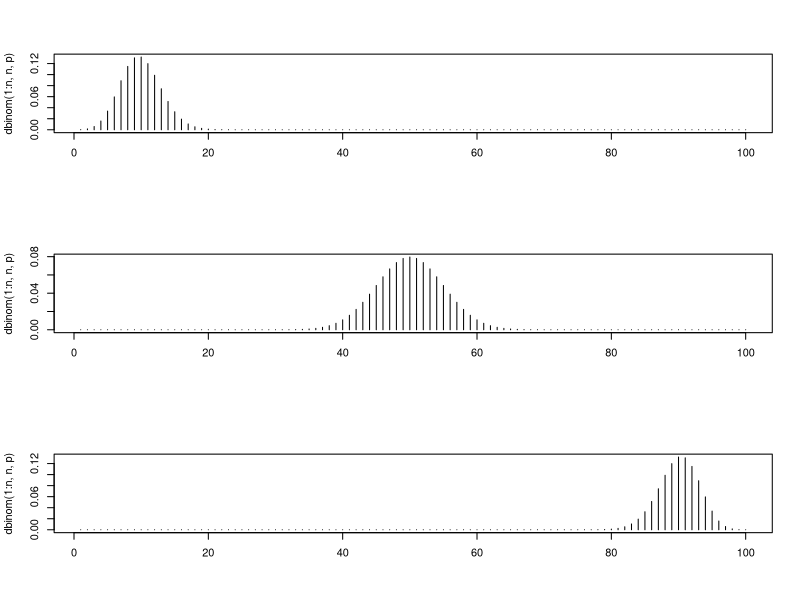
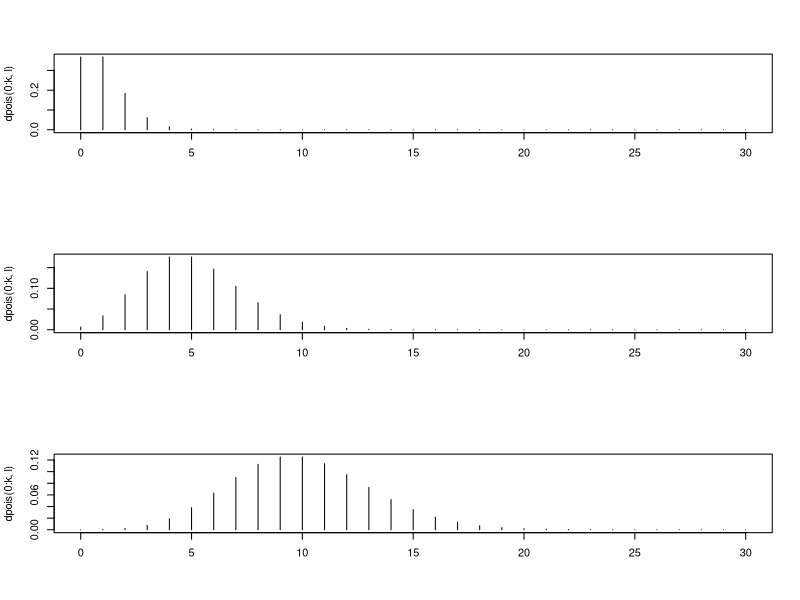
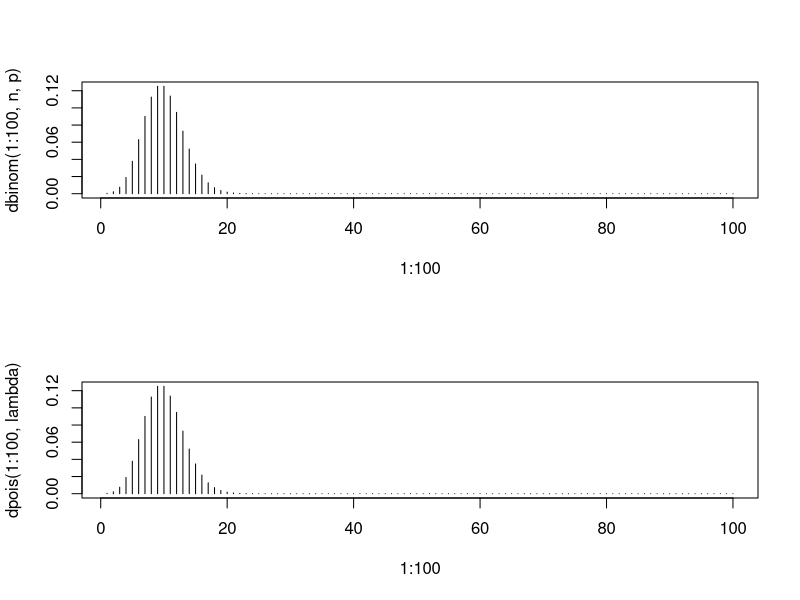
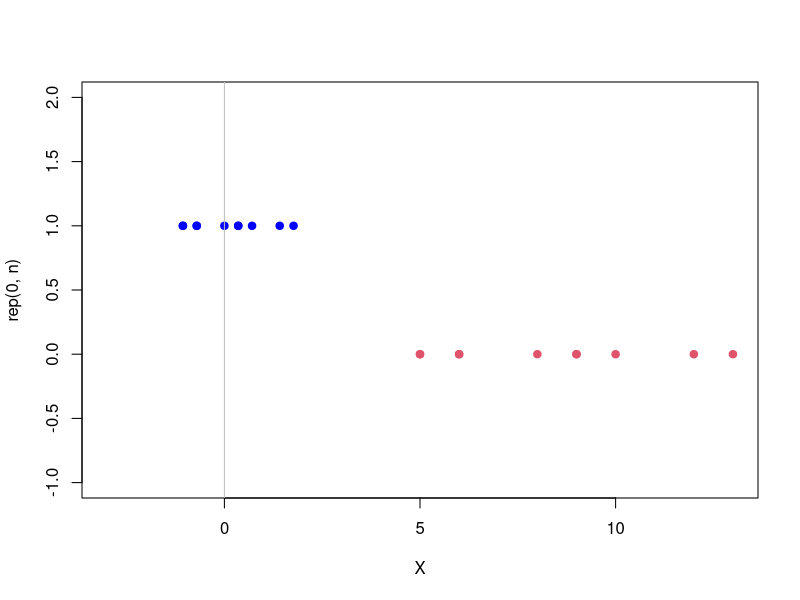

The R script that drew these images, in order: (Note: this script raises an error after producing the figures.)
##============================
#Rozklady dyskretne w R
#============================

#------------------- Obliczanie wartosci prawd. dystrybuanty
#Wartosci prawdopodobienstwa P(X=x), i dystrybuanty F(x) obliczamy funkcja rozpoczynajaca sie odpowiednio od 
# "d" (density)  
# "p" (probability)
# i dalej skrotu nazwy rozkladu, dla przykladu

#dbinom(x,n,p) --  oblicza P(N=x), N zmienna o rozkladzie Beroulliego/dwumianowym B(n,p)
#dpois(x,lambda) -- oblicza P(N=x), N zmienna o rozkladzie Poissona P(lambda)

#pbinom(x,n,p) --  oblicza F(x)=P(N<=x), N zmienna o rozkladzie Beroulliego/dwumianowym B(n,p)
#ppois(x,lambda) -- oblicza F(x)=P(N<=x), N zmienna o rozkladzie Poissona P(lambda)

#---------------------- Generowanie z rozkladu
#Probe o licznosci k z danego rozkladu generujemy funkcja rozpoczynajaca się literka 'r'
#i dalej   nazwa rozkladu, dla przykladu

#rbinom(k,n,p) --  generuje probe licznosci k z rozkladu B(n,p)
#rpois(k,lambda) --  generuje probe licznosci k z rozkladu  Poissona P(lambda)


#Aby dowiedzieć się więcej o kazdej funkcji napisz w konsoli '?' i po tym bez spacji nazwe funkcji np. 
#?dbinom, ?pbinom, ?rbinom


#=======================================================
#Rozklad dwumianowy i Poisona. Zbieżność Binom. do Pois.
#=======================================================
#Przyklad0
#==========
#a) Prawdopodobienstwo, ze w 60 rzutach moneta symetryczna wypadnie dokładnie 30(35) orlow.
#Oznaczmy X - liczba orlow w n rzutach moneta symetryczna, 
#X ma rozklad B(n,p)=B(60,0.5) 
#P(X=10)=?

dbinom(30,60,0.5); dbinom(35,60,0.5); dbinom(c(30,35),60,0.5) 

#b) Zalozmy, ze zmienna losowa X o rozkladzie Poissona z parametrem  lambda=30
#jest dobrym modelem dla liczby wypadkow w roku - w miejscowosci A.
#Wtedy prawdopodobienstwo, ze bedzie dokladnie 10(30) wypadkow wynosi

dpois(10,lambda=30); dpois(30,lambda=35)

#Przyklad 1. (rozklad dwumianowy/Bernoulliego)
#===========
#Wykres P(N=k) dla k=1,2,..., 100 dla rozkladu B(n=100,p)
#dla roznych p: p=0.1, 0.5, 0.9

#Mozesz myslec jako o prawdopodobienstwie wypadniecia k orlow 
#w  n=100 rzutach moneta, gdzie pr. wypadniecia orla w jednym rzucie wynosi p
n=100
par(mfrow = c(3, 1))  #ustawienia dla okna wykresow

for(p in c(0.1,0.5,0.9)) {
  
  plot(1:n,dbinom(1:n,n,p),
       type='h', xlab=NA)
}

#Przyklad 2.  (rozklad Poissona)
#==========
#Wykres prawdopodob P(N=k) dla k=1,2,..., 30 dla rozkladu Poissona  P(lambda)
#dla roznych lambda: lambda=1,5,10
par(mfrow = c(3, 1))

Lambda <- c(1,5,10)
k=30

for(l in Lambda) {
  
  plot(0:k,dpois(0:k,l),
       type='h',xlab=NA)
}

#Przyklad 3. (zbieznosc Binom. do Pois.) 
#===========
#W portfelu polis mamy 10 000 samochodow. 
#Srednio 1 na 1000 ulega w ciągu roku wypadkowi (p=1/1000)
#Liczbe wypadkow z portfela modelujemy rozkladem B(10000,1/1000),
# który aproksymujemy rozkladem Poissona
# z parametrem lambda=np=10000*(1/1000)=10 

n=10000; p=0.001
lambda <- n*p

par(mfrow = c(2,1))
plot(1:100,dbinom(1:100,n,p),type='h')
plot(1:100,dpois(1:100,lambda),type='h')

#=======================
#Standaryzacja rozkladu
#======================

#Przyklad 4. (zmienna standaryzowana)
#===========
#generujemy n liczb z rozkladu Poissona, EX=VaRX=lambda
n <- 10
lambda <- 8

set.seed(5)
X=rpois(n,lambda)    
Y=(X-lambda)/sqrt(lambda) #standaryzacja

par(mfrow = c(1, 1))
plot(X,rep(0,n), xlim=c(-3,max(X)), ylim=c(-1,2),col=2,pch=19)
points(Y,rep(1,n),col='blue',pch=19)
abline(v=0,col='gray')

n <- 100; p <- 0.5
dbinom(50,n,p)
lambda <- 50
dpois(50, lambda = lambda)

dbinom(c(10,30,50,70), 100, 0.5)
dpois(10, lambda = lambda); dpois(30, lambda = lambda); dpois(50, lambda = lambda); dpois(70, lambda = lambda)


n <- c(0:30)
bi <- dbinom(n, 100, 0.5)
po <- dpois(c, lambda)

data.frame(
  X = bi,
  Y = po
)